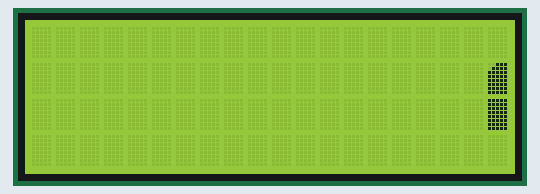
Recording of a sketch running on a simulated Arduino Uno, built with avr-gcc and run on an emulated ATmega328P. On the bench: 20×4 character LCD.

Above: at 0.52 s.
At 5.38 s:
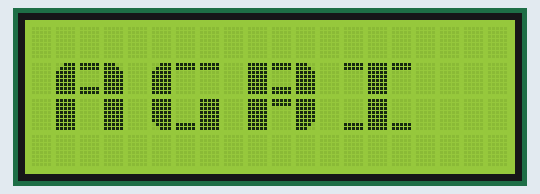
At 10.36 s:
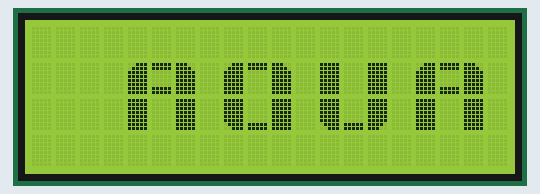
At 20.24 s:
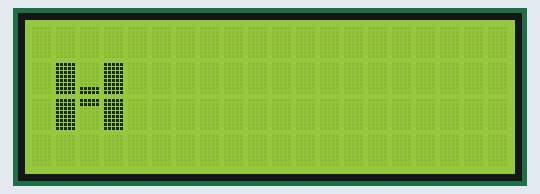
At 30.01 s:
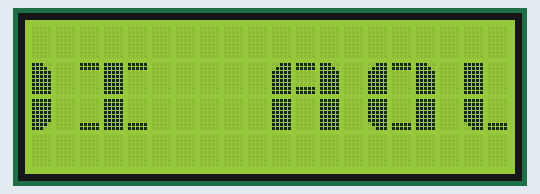
At 39.84 s:
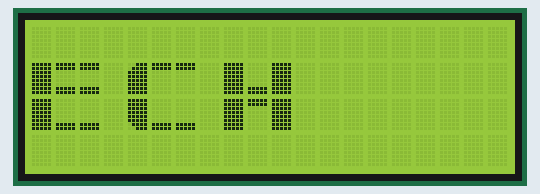

The sketch:

AGRIAQUATECH_20x4_LCD_Animation_Perfect.ino
```cpp
#include <Wire.h>
#include <LiquidCrystal_I2C.h>

// Set the LCD address to 0x27 (or 0x3F)
LiquidCrystal_I2C lcd(0x27, 20, 4);

// --- Custom Character Segments (Bold/Blocky) ---
byte LT[8] = { B00111, B01111, B11111, B11111, B11111, B11111, B11111, B11111 }; // 0: Top Left
byte RT[8] = { B11100, B11110, B11111, B11111, B11111, B11111, B11111, B11111 }; // 1: Top Right
byte LB[8] = { B11111, B11111, B11111, B11111, B11111, B11111, B01111, B00111 }; // 2: Bot Left
byte RB[8] = { B11111, B11111, B11111, B11111, B11111, B11111, B11110, B11100 }; // 3: Bot Right
byte T[8]  = { B11111, B11111, B00000, B00000, B00000, B00000, B00000, B00000 }; // 4: Top Bar
byte B[8]  = { B00000, B00000, B00000, B00000, B00000, B00000, B11111, B11111 }; // 5: Bot Bar
byte TB[8] = { B11111, B11111, B00000, B00000, B00000, B00000, B11111, B11111 }; // 6: Top & Bot Bar
byte F[8]  = { B11111, B11111, B11111, B11111, B11111, B11111, B11111, B11111 }; // 7: Full Block

// Helpers for readability
const int C_LT=0, C_RT=1, C_LB=2, C_RB=3, C_T=4, C_B=5, C_TB=6, C_F=7, C_SP=32;

void setup() {
  lcd.init();
  lcd.backlight();

  // Create Custom Characters
  lcd.createChar(0, LT); lcd.createChar(1, RT);
  lcd.createChar(2, LB); lcd.createChar(3, RB);
  lcd.createChar(4, T);  lcd.createChar(5, B);
  lcd.createChar(6, TB); lcd.createChar(7, F);

  lcd.clear();
}

// Helper to clear a specific row (reduces flicker compared to lcd.clear())
void clearRow(int row) {
  lcd.setCursor(0, row);
  for(int i=0; i<20; i++) {
    lcd.write(' ');
  }
}

// Function to draw a 3-wide big character at a specific X position
// We only draw if the column is within the visible screen (0-19)
void drawBigChar(char ch, int x) {
  int top[3]; // Top row segments
  int bot[3]; // Bottom row segments

  // Define the shapes for the "Clean" Wide Font
  switch (ch) {
    case 'A':
      // Top: Corners + Double Bar (creates middle line)
      // UPDATED: Bottom uses Space (C_SP) in middle to create open legs, not a square
      top[0]=C_LT; top[1]=C_TB; top[2]=C_RT;
      bot[0]=C_F;  bot[1]=C_SP; bot[2]=C_F;
      break;
    case 'G':
      top[0]=C_LT; top[1]=C_T;  top[2]=C_T;
      bot[0]=C_LB; bot[1]=C_B;  bot[2]=C_F; // F creates the G hook
      break;
    case 'R':
      top[0]=C_F;  top[1]=C_TB; top[2]=C_RT;
      bot[0]=C_F;  bot[1]=C_T;  bot[2]=C_RB;
      break;
    case 'I':
      top[0]=C_T;  top[1]=C_F;  top[2]=C_T;
      bot[0]=C_B;  bot[1]=C_F;  bot[2]=C_B;
      break;
    case 'Q':
      top[0]=C_LT; top[1]=C_T;  top[2]=C_RT;
      bot[0]=C_LB; bot[1]=C_B;  bot[2]=C_F; // F acts as tail
      break;
    case 'U':
      top[0]=C_F;  top[1]=C_SP; top[2]=C_F;
      bot[0]=C_LB; bot[1]=C_B;  bot[2]=C_RB;
      break;
    case 'T':
      top[0]=C_T;  top[1]=C_F;  top[2]=C_T;
      bot[0]=C_SP; bot[1]=C_F;  bot[2]=C_SP;
      break;
    case 'E':
      top[0]=C_F;  top[1]=C_TB; top[2]=C_TB;
      bot[0]=C_F;  bot[1]=C_B;  bot[2]=C_B;
      break;
    case 'C':
      top[0]=C_LT; top[1]=C_T;  top[2]=C_T;
      bot[0]=C_LB; bot[1]=C_B;  bot[2]=C_B;
      break;
    case 'H':
      top[0]=C_F;  top[1]=C_B;  top[2]=C_F;
      bot[0]=C_F;  bot[1]=C_T;  bot[2]=C_F;
      break;
    default: // Space
      top[0]=C_SP; top[1]=C_SP; top[2]=C_SP;
      bot[0]=C_SP; bot[1]=C_SP; bot[2]=C_SP;
      break;
  }

  // Draw the character segments, checking bounds for each column
  for(int i=0; i<3; i++) {
    int currentX = x + i;
    if(currentX >= 0 && currentX < 20) {
      lcd.setCursor(currentX, 1); // Top half of text at Row 1
      lcd.write(top[i]);
      lcd.setCursor(currentX, 2); // Bottom half of text at Row 2
      lcd.write(bot[i]);
    }
  }
}

// Global variables for scrolling
String message = "AGRI AQUA TECH";
int msgLength = message.length();
// Total width = chars * 4 (3 width + 1 space)
int totalWidth = msgLength * 4;
int scrollPos = 20; // Start off-screen right

void loop() {
  // 1. Clear the drawing area with spaces instead of lcd.clear()
  // This drastically reduces flickering
  clearRow(1);
  clearRow(2);

  // 2. Draw text at current scroll position
  for (int i = 0; i < msgLength; i++) {
    int charX = scrollPos + (i * 4); // 4 = 3 width + 1 space

    // Optimization: Only draw if the character is touching the screen
    if (charX > -4 && charX < 20) {
      drawBigChar(message.charAt(i), charX);
    }
  }

  delay(200); // Speed of scroll (Adjust lower for faster)

  scrollPos--;

  // Reset scroll when text has moved completely off left side
  if (scrollPos < -(totalWidth)) {
    scrollPos = 20;
  }
}
```
